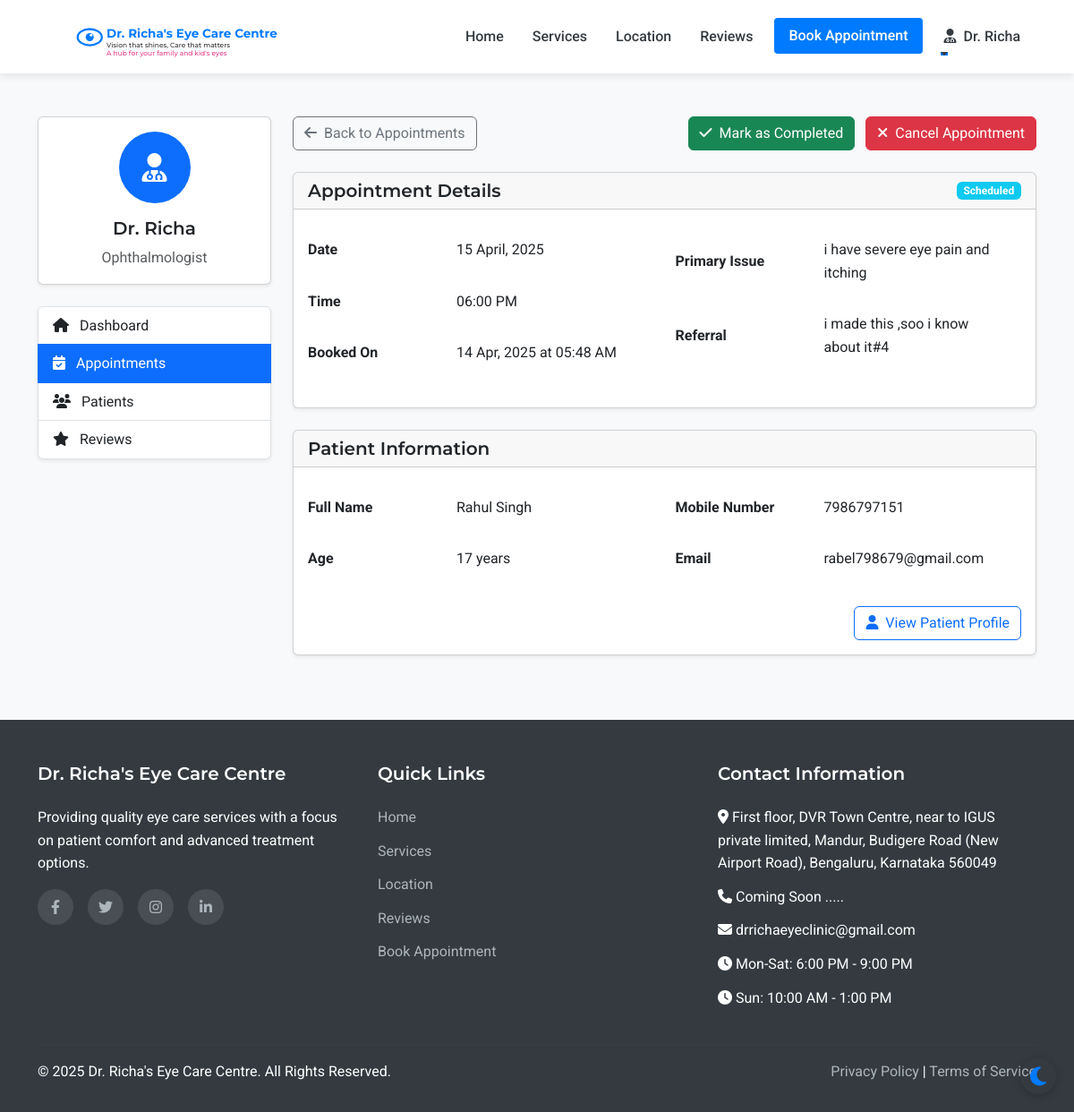
Screenshot of /admin/appointment/2 (signed in) with the database file from the repository.
### models.py (models this page shows, shortened)
class Appointment(db.Model):
    id = db.Column(db.Integer, primary_key=True)
    patient_id = db.Column(db.Integer, db.ForeignKey('patient.id'), nullable=False)
    appointment_date = db.Column(db.Date, nullable=False)
    appointment_time = db.Column(db.Time, nullable=False)
    primary_issue = db.Column(db.Text, nullable=True)
    referral_info = db.Column(db.String(255), nullable=True)
    status = db.Column(db.String(20), default='scheduled')  # scheduled, completed, cancelled
    created_at = db.Column(db.DateTime, default=datetime.utcnow)
    consultation_fee = db.Column(db.Float, nullable=False, default=500.0)
    payment_status = db.Column(db.String(20), default='pending')  # pending, paid

class Patient(UserMixin, db.Model):
    id = db.Column(db.Integer, primary_key=True)
    full_name = db.Column(db.String(100), nullable=False)
    mobile_number = db.Column(db.String(15), nullable=False)
    email = db.Column(db.String(100), nullable=True)
    age = db.Column(db.Integer, nullable=False)
    password_hash = db.Column(db.String(256), nullable=True)
    is_registered = db.Column(db.Boolean, default=False)
    created_at = db.Column(db.DateTime, nullable=False, default=datetime.utcnow)
    appointments = db.relationship('Appointment', backref='patient', lazy=True)

### routes.py (the view, shortened to what this page needs)
@app.route('/admin/appointment/<int:appointment_id>', methods=['GET', 'POST'])
@login_required
def admin_appointment_view(appointment_id):
    if not (isinstance(current_user, Admin) or isinstance(current_user, Assistant) or isinstance(current_user, Doctor)):
        flash('Access denied. Staff privileges required.', 'danger')
        return redirect(url_for('index'))
    appointment = Appointment.query.get_or_404(appointment_id)
    medical_record = MedicalRecord.query.filter_by(appointment_id=appointment_id).first()
    has_medical_record = medical_record is not None
    return render_template('admin/appointment_view.html',
                           appointment=appointment,
                           medical_record=medical_record,
                           has_medical_record=has_medical_record)

### app.py (called while the page is built)
@login_manager.user_loader
def load_user(user_id):
    from models import Doctor, Assistant, Admin, Patient
    try:
        if user_id.startswith('doctor_'):
            return Doctor.query.get(int(user_id.split('_')[1]))
        elif user_id.startswith('assistant_'):
            return Assistant.query.get(int(user_id.split('_')[1]))
        elif user_id.startswith('admin_'):
            return Admin.query.get(int(user_id.split('_')[1]))
        else:
            return Patient.query.get(int(user_id))
    except (ValueError, AttributeError):
        return None

### routes.py (called while the page is built)
@app.context_processor
def inject_now():
    return {'now': datetime.now()}

### templates/admin/appointment_view.html (shortened to what this page needs)
{% extends 'layout.html' %}
{% block content %}
<section class="py-5 bg-light">
    <div class="container">
        <div class="row">
            <div class="col-lg-3 mb-4">
                <div class="card shadow-sm mb-4">
                    <div class="card-body text-center">
                        <div class="avatar-circle bg-primary text-white mb-3">
                            <i class="fas fa-user-md fa-2x"></i>
                        </div>
                        <h5 class="card-title">Dr. Richa</h5>
                        <p class="card-text text-muted">Ophthalmologist</p>
                    </div>
                </div>
                <div class="list-group shadow-sm">
                    <a href="{{ url_for('admin_dashboard') }}" class="list-group-item list-group-item-action">
                        <i class="fas fa-home me-2"></i> Dashboard
                    </a>
                    <a href="{{ url_for('admin_appointments') }}" class="list-group-item list-group-item-action active">
                        <i class="fas fa-calendar-check me-2"></i> Appointments
                    </a>
                    <a href="{{ url_for('admin_patients') }}" class="list-group-item list-group-item-action">
                        <i class="fas fa-users me-2"></i> Patients
                    </a>
                    <a href="{{ url_for('admin_reviews') }}" class="list-group-item list-group-item-action">
                        <i class="fas fa-star me-2"></i> Reviews
                    </a>
                </div>
            </div>
            <div class="col-lg-9">
                <div class="d-flex justify-content-between align-items-center mb-4">
                    <a href="{{ url_for('admin_appointments') }}" class="btn btn-outline-secondary">
                        <i class="fas fa-arrow-left me-1"></i> Back to Appointments
                    </a>
                    <div>
                        {% if appointment.status == 'scheduled' %}
                            <form method="POST" action="{{ url_for('admin_appointment_view', appointment_id=appointment.id) }}" class="d-inline">
                                <button type="submit" class="btn btn-success me-2">
                                    <i class="fas fa-check me-1"></i> Mark as Completed
                                </button>
                            </form>
                            <form method="POST" action="{{ url_for('admin_appointment_view', appointment_id=appointment.id) }}" class="d-inline">
                                <button type="submit" class="btn btn-danger">
                                    <i class="fas fa-times me-1"></i> Cancel Appointment
                                </button>
                            </form>
                        {% endif %}
                    </div>
                </div>
                <div class="card shadow-sm mb-4">
                    <div class="card-header d-flex justify-content-between align-items-center">
                        <h5 class="mb-0">Appointment Details</h5>
                        <span class="badge {% if appointment.status == 'scheduled' %}bg-info{% elif appointment.status == 'completed' %}bg-success{% elif appointment.status == 'cancelled' %}bg-danger{% endif %}">
                            {{ appointment.status|title }}
                        </span>
                    </div>
                    <div class="card-body">
                        <div class="row">
                            <div class="col-md-6">
                                <table class="table table-borderless">
                                    <tr>
                                        <th class="ps-0" style="width: 150px;">Date</th>
                                        <td>{{ appointment.appointment_date.strftime('%d %B, %Y') }}</td>
                                    </tr>
                                    <tr>
                                        <th class="ps-0">Time</th>
                                        <td>{{ appointment.appointment_time.strftime('%I:%M %p') }}</td>
                                    </tr>
                                    <tr>
                                        <th class="ps-0">Booked On</th>
                                        <td>{{ appointment.created_at.strftime('%d %b, %Y at %I:%M %p') }}</td>
                                    </tr>
                                </table>
                            </div>
                            <div class="col-md-6">
                                <table class="table table-borderless">
                                    <tr>
                                        <th class="ps-0" style="width: 150px;">Primary Issue</th>
                                        <td>{{ appointment.primary_issue or 'Not specified' }}</td>
                                    </tr>
                                    <tr>
                                        <th class="ps-0">Referral</th>
                                        <td>{{ appointment.referral_info or 'None' }}</td>
                                    </tr>
                                </table>
                            </div>
                        </div>
                    </div>
                </div>
                <div class="card shadow-sm mb-4">
                    <div class="card-header">
                        <h5 class="mb-0">Patient Information</h5>
                    </div>
                    <div class="card-body">
                        <div class="row">
                            <div class="col-md-6">
                                <table class="table table-borderless">
                                    <tr>
                                        <th class="ps-0" style="width: 150px;">Full Name</th>
                                        <td>{{ appointment.patient.full_name }}</td>
                                    </tr>
                                    <tr>
                                        <th class="ps-0">Age</th>
                                        <td>{{ appointment.patient.age }} years</td>
                                    </tr>
                                </table>
                            </div>
                            <div class="col-md-6">
                                <table class="table table-borderless">
                                    <tr>
                                        <th class="ps-0" style="width: 150px;">Mobile Number</th>
                                        <td>{{ appointment.patient.mobile_number }}</td>
                                    </tr>
                                    <tr>
                                        <th class="ps-0">Email</th>
                                        <td>{{ appointment.patient.email or 'Not provided' }}</td>
                                    </tr>
                                </table>
                            </div>
                        </div>
                        <div class="d-grid gap-2 d-md-flex justify-content-md-end mt-2">
                            <a href="{{ url_for('admin_patient_view', patient_id=appointment.patient.id) }}" class="btn btn-outline-primary">
                                <i class="fas fa-user me-1"></i> View Patient Profile
                            </a>
                        </div>
                    </div>
                </div>
            </div>
        </div>
    </div>
</section>
{% endblock %}

### static/css/style.css (style rules this page uses)
:root { --primary-color: #007bff; --secondary-color: #6c757d; --accent-color: #17a2b8; --light-color: #f8f9fa; --dark-color: #343a40; --success-color: #28a745; --warning-color: #ffc107; --danger-color: #dc3545; --white: #ffffff; --light-blue: #e6f2ff; --transition: all 0.3s ease; --bg-color: #ffffff; --text-color: #343a40; --card-bg: #ffffff; --border-color: #dee2e6; --footer-bg: #343a40; --footer-text: #ffffff; --hero-overlay: rgba(0, 123, 255, 0.85); }
body { font-family: 'Roboto', sans-serif; color: var(--text-color, var(--dark-color)); line-height: 1.6; background-color: var(--bg-color, var(--white)); transition: background-color 0.3s ease, color 0.3s ease; }
h1, h2, h3, h4, h5, h6 { font-family: 'Montserrat', sans-serif; font-weight: 600; }
.table td, .table th { padding: 1rem; vertical-align: middle; }

### templates/admin/appointment_view.html (style rules this page uses)
.avatar-circle { width: 80px; height: 80px; border-radius: 50%; display: flex; align-items: center; justify-content: center; margin: 0 auto; }

### rows the page displays
Appointment: status "Scheduled", appointment_date "15 April, 2025", appointment_time "06:00 PM", created_at "14 Apr, 2025 at 05:48 AM", primary_issue "i have severe eye pain and itching", referral_info "i made this ,soo i know about it#4"
Patient: patient.full_name "Rahul Singh", patient.age "17", patient.mobile_number "7986797151", patient "rabel798679@gmail.com"
